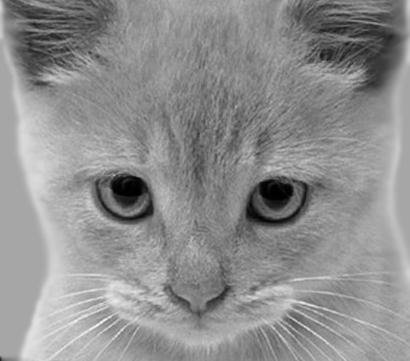
#> input picture EE200 Summer project/cat_gray.jpg, 410 x 361 px
$ jupyter execute --allow-errors ee200_signal_processing.ipynb   (shell and % lines are left out)
#> lines starting #> are read from the running program, lines starting #| are printed output that depends on the picture
# EE200 Summer 2025 - Signal Processing Project
# Image Transforms, Audio Analysis, and Frequency Domain Processing

This notebook covers:
1. Basic Image Operations (resize, crop, rotate)
2. 2D Discrete Fourier Transform (DFT)
3. Frequency Domain Filtering (LPF/HPF)
4. Audio Loading and Waveform Visualization
5. Time-Frequency Analysis (Spectrogram)

[cell 1]
# Cell 1: Setup and Imports
import numpy as np
import matplotlib.pyplot as plt
from PIL import Image
import librosa
import librosa.display
from scipy.fft import fft2, ifft2, fftshift
import os

# Set up inline plotting
plt.style.use('default')

# Get current directory for file paths
base_path = os.path.dirname(os.path.abspath('__file__')) if '__file__' in locals() else os.getcwd()
print(f"Working directory: {base_path}")

---
## Part A: Image Processing

[cell 2]
# Cell 2: Load and Display Original Images
# Load grayscale images
cat_img = Image.open('cat_gray.jpg')
#> cat_img is the input picture: PIL image 410x361 L; min 0, max 254, mean 142.9
dog_img = Image.open('dog_gray.jpg')
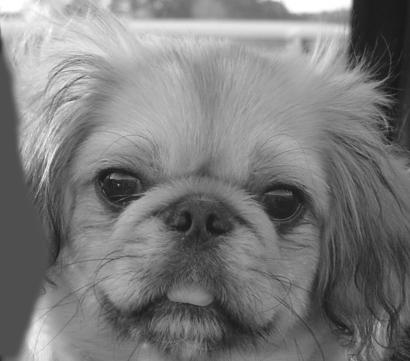
#> input picture EE200 Summer project/dog_gray.jpg, 410 x 361 px
#> dog_img is the input picture: PIL image 410x361 L; min 17, max 255, mean 123.6

# Convert to numpy arrays for processing
cat_array = np.array(cat_img)
dog_array = np.array(dog_img)

print(f"Cat image shape: {cat_array.shape}")
#| Cat image shape: (361, 410)
print(f"Dog image shape: {dog_array.shape}")
#| Dog image shape: (361, 410)
print(f"Cat dtype: {cat_array.dtype}")
#| Cat dtype: uint8
print(f"Dog dtype: {dog_array.dtype}")
#| Dog dtype: uint8

# Display original images
fig, axes = plt.subplots(1, 2, figsize=(12, 5))
axes[0].imshow(cat_img, cmap='gray')
axes[0].set_title('Cat (Grayscale)')
axes[0].axis('off')

axes[1].imshow(dog_img, cmap='gray')
axes[1].set_title('Dog (Grayscale)')
axes[1].axis('off')

plt.tight_layout()
plt.show()

[cell 3]
# Cell 3: Basic Image Operations - Resize, Crop, Rotate
# Resize both images to 200x200
cat_resized = cat_img.resize((200, 200))
dog_resized = dog_img.resize((200, 200))

# Crop: (left, upper, right, lower) coordinates
cat_cropped = cat_img.crop((50, 50, 200, 200))
dog_cropped = dog_img.crop((50, 50, 200, 200))

# Rotate by 45 degrees counter-clockwise
cat_rotated = cat_img.rotate(45)
dog_rotated = dog_img.rotate(45)

# Display all operations for cat image
fig, axes = plt.subplots(1, 4, figsize=(16, 4))

axes[0].imshow(cat_img, cmap='gray')
axes[0].set_title('Original')
axes[0].axis('off')

axes[1].imshow(cat_resized, cmap='gray')
axes[1].set_title('Resized (200x200)')
axes[1].axis('off')

axes[2].imshow(cat_cropped, cmap='gray')
axes[2].set_title('Cropped (50-200)')
axes[2].axis('off')

axes[3].imshow(cat_rotated, cmap='gray')
axes[3].set_title('Rotated (45°)')
axes[3].axis('off')

plt.tight_layout()
plt.show()

print("\nCat image operations completed!")

[cell 4]
# Cell 4: 2D Discrete Fourier Transform (DFT)
# Compute 2D FFT for cat image
cat_fft = fft2(cat_array)
dog_fft = fft2(dog_array)

# Shift zero frequency to center
cat_fft_shift = fftshift(cat_fft)
dog_fft_shift = fftshift(dog_fft)

# Compute magnitude spectrum (log scale for better visualization)
cat_magnitude = np.log(1 + np.abs(cat_fft_shift))
dog_magnitude = np.log(1 + np.abs(dog_fft_shift))

# Compute phase spectrum
cat_phase = np.angle(cat_fft_shift)
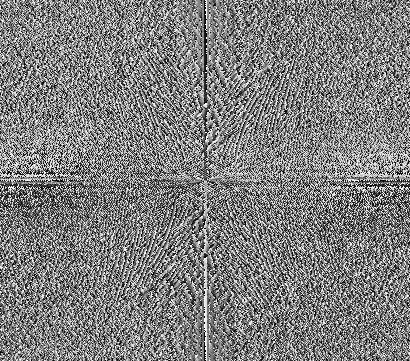
#> cat_phase: shape (361, 410) float64; min -3.14, max 3.14, mean -2.12e-05; drawn with min black and max white
dog_phase = np.angle(dog_fft_shift)
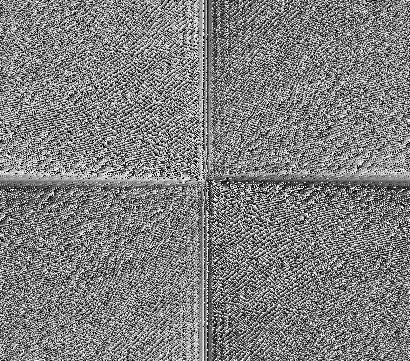
#> dog_phase: shape (361, 410) float64; min -3.14, max 3.14, mean -3.82e-18; drawn with min black and max white

print(f"FFT shape: {cat_fft.shape}")
#| FFT shape: (361, 410)
print(f"Max magnitude (log): {cat_magnitude.max():.2f}")
#| Max magnitude (log): 16.87
print(f"Phase range: [{cat_phase.min():.2f}, {cat_phase.max():.2f}] radians")
#| Phase range: [-3.14, 3.14] radians

# Display magnitude spectra
fig, axes = plt.subplots(1, 2, figsize=(12, 5))

axes[0].imshow(cat_magnitude, cmap='gray')
axes[0].set_title('Cat - Magnitude Spectrum (Log)')
axes[0].axis('off')

axes[1].imshow(dog_magnitude, cmap='gray')
axes[1].set_title('Dog - Magnitude Spectrum (Log)')
axes[1].axis('off')

plt.tight_layout()
plt.show()

[cell 5]
# Cell 5: Display Phase Spectra
# Display phase spectra
fig, axes = plt.subplots(1, 2, figsize=(12, 5))

im1 = axes[0].imshow(cat_phase, cmap='twilight', aspect='auto')
axes[0].set_title('Cat - Phase Spectrum')
axes[0].axis('off')
plt.colorbar(im1, ax=axes[0], fraction=0.046)

im2 = axes[1].imshow(dog_phase, cmap='twilight', aspect='auto')
axes[1].set_title('Dog - Phase Spectrum')
axes[1].axis('off')
plt.colorbar(im2, ax=axes[1], fraction=0.046)

plt.tight_layout()
plt.show()

print("Phase spectra show the phase angle of each frequency component.")
print("The central area contains the DC component and low frequencies.")

[cell 6]
# Cell 6: Frequency Domain Filtering - Create Filter Masks with Multiple Cutoffs
def create_ideal_filter(shape, cutoff, filter_type='low'):
    """
    Create an ideal filter in frequency domain.

    Parameters:
    - shape: tuple (M, N) image dimensions
    - cutoff: cutoff frequency D0
    - filter_type: 'low' for LPF, 'high' for HPF

    Returns:
    - filter mask of same shape
    """
    M, N = shape
    # Create coordinate grids centered at zero
    u = np.arange(-M//2, M//2)
    v = np.arange(-N//2, N//2)
    V, U = np.meshgrid(v, u)

    # Compute distance from center (frequency radius)
    D = np.sqrt(U**2 + V**2)

    if filter_type == 'low':
        # Ideal Low-Pass Filter: 1 inside radius, 0 outside
        H = (D <= cutoff).astype(float)
    else:  # high-pass
        # Ideal High-Pass Filter: 0 inside radius, 1 outside
        H = (D > cutoff).astype(float)

    return H

# Get image dimensions
M, N = cat_array.shape
#> M = 361; N = 410

# Create filters at THREE different cutoffs for visible effects
cutoff_conservative = min(M, N) // 4   # 25% - subtle blur
#> cutoff_conservative = 90
cutoff_default = min(M, N) // 8         # 12.5% - moderate effect
#> cutoff_default = 45
cutoff_aggressive = min(M, N) // 16     # 6.25% - strong blur
#> cutoff_aggressive = 22

print(f"Image dimensions: {M} x {N}")
#| Image dimensions: 361 x 410
print(f"Conservative cutoff (25%): {cutoff_conservative} pixels - subtle blur")
#| Conservative cutoff (25%): 90 pixels - subtle blur
print(f"Default cutoff (12.5%): {cutoff_default} pixels - moderate effect")
#| Default cutoff (12.5%): 45 pixels - moderate effect
print(f"Aggressive cutoff (6.25%): {cutoff_aggressive} pixels - strong blur")
#| Aggressive cutoff (6.25%): 22 pixels - strong blur

# Create LPF masks at all cutoffs
lpf_conservative = create_ideal_filter((M, N), cutoff_conservative, 'low')
lpf_default = create_ideal_filter((M, N), cutoff_default, 'low')
lpf_aggressive = create_ideal_filter((M, N), cutoff_aggressive, 'low')

# Create HPF mask (edges look similar at different cutoffs)
hpf_default = create_ideal_filter((M, N), cutoff_default, 'high')

# Visualize all filter masks for comparison
fig, axes = plt.subplots(1, 4, figsize=(16, 4))

axes[0].imshow(lpf_conservative, cmap='gray')
axes[0].set_title(f'LPF Conservative\n(D0={cutoff_conservative}, 25%)')
axes[0].axis('off')

axes[1].imshow(lpf_default, cmap='gray')
axes[1].set_title(f'LPF Default\n(D0={cutoff_default}, 12.5%)')
axes[1].axis('off')

axes[2].imshow(lpf_aggressive, cmap='gray')
axes[2].set_title(f'LPF Aggressive\n(D0={cutoff_aggressive}, 6.25%)')
axes[2].axis('off')

axes[3].imshow(hpf_default, cmap='gray')
axes[3].set_title(f'HPF Default\n(D0={cutoff_default})')
axes[3].axis('off')

plt.tight_layout()
plt.show()

print("\nFilter masks show which frequencies are passed (white = 1) or blocked (black = 0)")

[cell 7]
# Cell 7: Apply Filters with Multiple Cutoff Comparison
# Apply LPF at different cutoffs to cat image
cat_lpf_conservative = np.real(ifft2(fftshift(cat_fft_shift * lpf_conservative)))
cat_lpf_default = np.real(ifft2(fftshift(cat_fft_shift * lpf_default)))
cat_lpf_aggressive = np.real(ifft2(fftshift(cat_fft_shift * lpf_aggressive)))

# Apply HPF to cat image
cat_hpf = np.real(ifft2(fftshift(cat_fft_shift * hpf_default)))

# Apply LPF at default cutoff to dog image
dog_lpf_default = np.real(ifft2(fftshift(dog_fft_shift * lpf_default)))
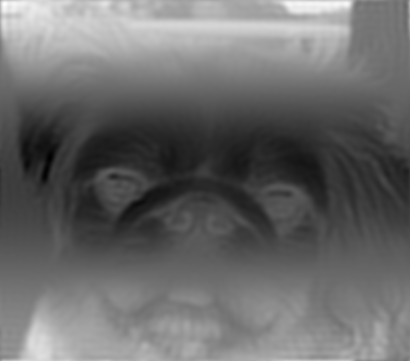
#> dog_lpf_default: shape (361, 410) float64; min -194.8, max 287.6, mean 6.8; drawn with min black and max white

# Apply HPF to dog image
dog_hpf = np.real(ifft2(fftshift(dog_fft_shift * hpf_default)))
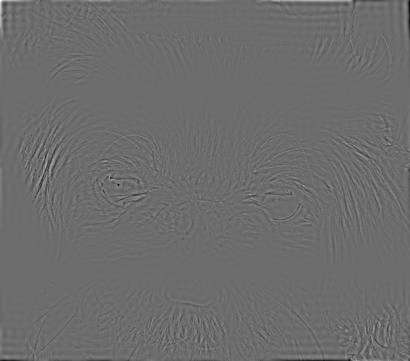
#> dog_hpf: shape (361, 410) float64; min -96.52, max 129, mean 0; drawn with min black and max white

print("Filtering completed successfully!")
print(f"\nCat LPF results:")
print(f"  Conservative (25%): range [{cat_lpf_conservative.min():.2f}, {cat_lpf_conservative.max():.2f}]")
#|   Conservative (25%): range [-218.20, 223.75]
print(f"  Default (12.5%): range [{cat_lpf_default.min():.2f}, {cat_lpf_default.max():.2f}]")
#|   Default (12.5%): range [-217.40, 226.24]
print(f"  Aggressive (6.25%): range [{cat_lpf_aggressive.min():.2f}, {cat_lpf_aggressive.max():.2f}]")
#|   Aggressive (6.25%): range [-217.26, 223.61]
print(f"\nCat HPF result:")
print(f"  Default (12.5%): range [{cat_hpf.min():.2f}, {cat_hpf.max():.2f}]")
#|   Default (12.5%): range [-98.50, 61.71]

[cell 8]
# Cell 8b: Rotate Image and Compare 2D DFT Spectra
# Rotate the cat image anti-clockwise 90 degrees
cat_rotated_90 = cat_img.rotate(90)
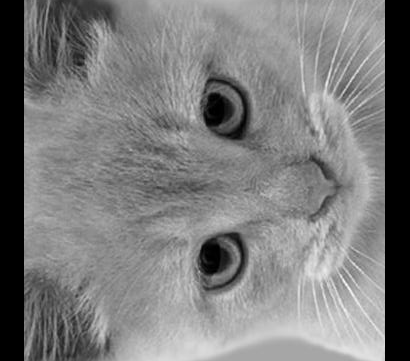
#> cat_rotated_90: PIL image 410x361 L; min 0, max 254, mean 123.8

# Convert to numpy array
cat_rotated_array = np.array(cat_rotated_90)

# Compute 2D DFT of rotated image
cat_rotated_fft = fft2(cat_rotated_array)
cat_rotated_fft_shift = fftshift(cat_rotated_fft)

# Compute magnitude spectrum (log scale)
cat_rotated_magnitude = np.log(1 + np.abs(cat_rotated_fft_shift))
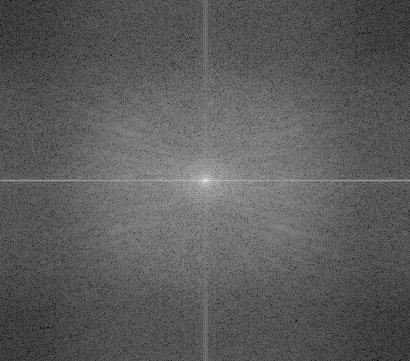
#> cat_rotated_magnitude: shape (361, 410) float64; min 1.33, max 16.72, mean 6.89; drawn with min black and max white

print("=" * 70)
print("ROTATED IMAGE ANALYSIS - 90° Anti-Clockwise Rotation")
print("=" * 70)
print(f"Original shape: {cat_array.shape}")
#| Original shape: (361, 410)
print(f"Rotated shape: {cat_rotated_array.shape}")
#| Rotated shape: (361, 410)

# Display comparison: Original, Rotated, Original FFT, Rotated FFT
fig, axes = plt.subplots(2, 2, figsize=(12, 10))

# Original image
axes[0, 0].imshow(cat_array, cmap='gray')
axes[0, 0].set_title('Original Cat Image')
axes[0, 0].axis('off')

# Rotated image
axes[0, 1].imshow(cat_rotated_array, cmap='gray')
axes[0, 1].set_title('Rotated (90° Anti-Clockwise)')
axes[0, 1].axis('off')

# Original magnitude spectrum
axes[1, 0].imshow(cat_magnitude, cmap='gray')
axes[1, 0].set_title('Original Magnitude Spectrum')
axes[1, 0].axis('off')

# Rotated magnitude spectrum
axes[1, 1].imshow(cat_rotated_magnitude, cmap='gray')
axes[1, 1].set_title('Rotated Magnitude Spectrum')
axes[1, 1].axis('off')

plt.tight_layout()
plt.show()

print("\n" + "=" * 70)
print("OBSERVATIONS - Comparing Original vs Rotated FFT Spectra")
print("=" * 70)
print("""
1. ROTATION EFFECT: When an image is rotated by θ, its Fourier transform
   is also rotated by the same angle θ in the frequency domain.

2. SPECTRAL PATTERN: The rotated FFT shows the same energy distribution
   as the original, but rotated by 90° to match the spatial rotation.

3. MAGNITUDE RELATIONSHIP: |F(u,v)| = |F_rotated(u,v)| after rotation
   - The magnitude of the Fourier transform is rotation-invariant
   - Only the orientation changes, not the magnitude distribution

4. ENERGY CONSERVATION: Both spectra have the same total energy
   - Sum of squared magnitudes is preserved under rotation
   - This demonstrates Parseval's theorem in 2D

5. PRACTICAL IMPLICATION: FFT-based processing (filtering, etc.)
   works the same way regardless of image orientation.
""")

[cell 9]
# Cell 10: Load Audio - Prepare for Audio Processing
# Load the audio file first (before any audio processing)
audio_path = 'song_with_2piccolo.wav'
#> (the rest of this cell did not finish here and is left out)

[cell 10]
# Cell 11: Audio Restoration - Frequency Domain Filtering
# Apply FFT-based LPF and HPF to audio signal and save restored files

print("=" * 70)
print("AUDIO RESTORATION - Frequency Domain Filtering")
print("=" * 70)

# Parameters for audio filtering
audio_D0 = 1000  # Cutoff frequency in Hz

#> (the rest of this cell did not finish here and is left out)

[cell 11]
# Cell 12: Display Audio Waveform
# Normalize audio to [-1, 1] range and plot waveform

print("=" * 70)
print("AUDIO WAVEFORM - Time Domain Representation")
print("=" * 70)

# Normalize audio to [-1, 1] range
#> (the rest of this cell did not finish here and is left out)

[cell 12]
# Cell 13: STFT and Spectrogram - Time-Frequency Analysis
# Compute Short-Time Fourier Transform for spectrogram

print("=" * 70)
print("SPECTROGRAM - Time-Frequency Analysis")
print("=" * 70)

# Compute Short-Time Fourier Transform (STFT)
#> (the rest of this cell did not finish here and is left out)

[cell 13]
# Cell 14: Spectral Analysis - Identify Dominant Frequencies
# Compute power spectral density and find dominant frequencies

print("=" * 70)
print("SPECTRAL ANALYSIS - Dominant Frequency Identification")
print("=" * 70)

# Compute mean spectrum across time
#> (the rest of this cell did not finish here and is left out)

[cell 14]
# Cell 15: Frequency Mixer - Creative Image Fusion
# Fuse two images: one provides structure (low freq), other provides details (high freq)

print("=" * 70)
print("FREQUENCY MIXER - Creative Image Fusion System")
print("=" * 70)
print("""
SYSTEM DESIGN:
==============
The Frequency Mixer combines frequency components from two different images:
- Image A provides LOW frequencies (overall structure/shape)
- Image B provides HIGH frequencies (fine details/texture)

This creates HYBRID images with mixed perceptual information.

MATHEMATICAL FORMULATION:
=========================
H_LPF(u,v) = 1  if sqrt(u² + v²) <= D0 (pass low frequencies)
           = 0  otherwise

H_HPF(u,v) = 0  if sqrt(u² + v²) <= D0 (block low frequencies)
           = 1  otherwise

Mixed_Image(u,v) = F_A(u,v) × H_LPF(u,v) + F_B(u,v) × H_HPF(u,v)

Where F_A and F_B are the FFTs of the two source images.
""")

# Define cutoff frequency for optimal separation
D0 = min(cat_array.shape) // 8  # 12.5% of image dimension
#> D0 = 45

print(f"Cutoff Frequency D0 = {D0} pixels")
#| Cutoff Frequency D0 = 45 pixels
print(f"  - Low freq region: radius <= {D0} pixels (structure)")
#|   - Low freq region: radius <= 45 pixels (structure)
print(f"  - High freq region: radius > {D0} pixels (details)")
#|   - High freq region: radius > 45 pixels (details)

# Create frequency domain filter masks
M, N = cat_array.shape
u = np.arange(-M//2, M//2)
#> u = 361 values from -181 to 179
v = np.arange(-N//2, N//2)
#> v = 410 values from -205 to 204
V, U = np.meshgrid(v, u)
D = np.sqrt(U**2 + V**2)

lpf_mask = (D <= D0).astype(float)   # Low-pass: structure
hpf_mask = (D > D0).astype(float)    # High-pass: details

# Compute FFT of both images (centered)
cat_fft = fftshift(fft2(cat_array))
dog_fft = fftshift(fft2(dog_array))

# Create mixed images
# Mix 1: Cat structure + Dog details
mixed_fft_1 = (cat_fft * lpf_mask) + (dog_fft * hpf_mask)
mixed_1 = np.real(ifft2(fftshift(mixed_fft_1)))
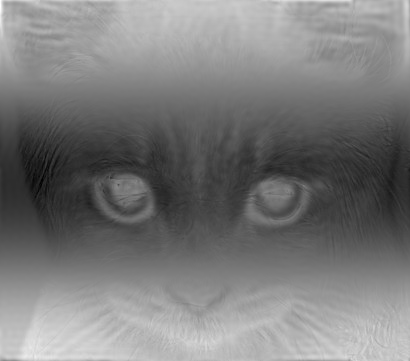
#> mixed_1: shape (361, 410) float64; min -263.7, max 281.7, mean -0.4; drawn with min black and max white

# Mix 2: Dog structure + Cat details
mixed_fft_2 = (dog_fft * lpf_mask) + (cat_fft * hpf_mask)
mixed_2 = np.real(ifft2(fftshift(mixed_fft_2)))

# Display the frequency mixer system - Creative Visualization
fig = plt.figure(figsize=(18, 12))

# Row 1: Source images and filter masks
ax1 = fig.add_subplot(3, 4, 1)
ax1.imshow(cat_array, cmap='gray')
ax1.set_title('Image A: Cat\n(provides STRUCTURE)', fontsize=10)
ax1.axis('off')

ax2 = fig.add_subplot(3, 4, 2)
ax2.imshow(dog_array, cmap='gray')
ax2.set_title('Image B: Dog\n(provides DETAILS)', fontsize=10)
ax2.axis('off')

ax3 = fig.add_subplot(3, 4, 3)
im3 = ax3.imshow(lpf_mask, cmap='Blues')
ax3.set_title(f'LPF Mask (D0={D0})\nStructure Filter', fontsize=10)
ax3.axis('off')
plt.colorbar(im3, ax=ax3, fraction=0.046)

ax4 = fig.add_subplot(3, 4, 4)
im4 = ax4.imshow(hpf_mask, cmap='Oranges')
ax4.set_title(f'HPF Mask (D0={D0})\nDetails Filter', fontsize=10)
ax4.axis('off')
plt.colorbar(im4, ax=ax4, fraction=0.046)

# Row 2: FFT magnitude spectra
cat_mag = np.log(1 + np.abs(cat_fft))
dog_mag = np.log(1 + np.abs(dog_fft))
mixed_mag_1 = np.log(1 + np.abs(mixed_fft_1))

ax5 = fig.add_subplot(3, 4, 5)
ax5.imshow(cat_mag, cmap='gray')
ax5.set_title('FFT: Cat\n(Low freq dominant)', fontsize=10)
ax5.axis('off')

ax6 = fig.add_subplot(3, 4, 6)
ax6.imshow(dog_mag, cmap='gray')
ax6.set_title('FFT: Dog\n(High freq dominant)', fontsize=10)
ax6.axis('off')

ax7 = fig.add_subplot(3, 4, 7)
ax7.imshow(lpf_mask * cat_mag, cmap='gray')
ax7.set_title(f'Cat × LPF\n(Low freq extracted)', fontsize=10)
ax7.axis('off')

ax8 = fig.add_subplot(3, 4, 8)
ax8.imshow(hpf_mask * dog_mag, cmap='gray')
ax8.set_title(f'Dog × HPF\n(High freq extracted)', fontsize=10)
ax8.axis('off')

# Row 3: Final mixed results
ax9 = fig.add_subplot(3, 4, 9)
ax9.imshow(cat_array, cmap='gray')
ax9.set_title('Original: Cat', fontsize=10)
ax9.axis('off')

ax10 = fig.add_subplot(3, 4, 10)
ax10.imshow(dog_array, cmap='gray')
ax10.set_title('Original: Dog', fontsize=10)
ax10.axis('off')

ax11 = fig.add_subplot(3, 4, 11)
ax11.imshow(np.clip(mixed_1, 0, 255), cmap='gray')
ax11.set_title('🎨 MIXED: Cat STRUCTURE\n+ Dog DETAILS', fontsize=10, color='blue')
ax11.axis('off')

ax12 = fig.add_subplot(3, 4, 12)
ax12.imshow(np.clip(mixed_2, 0, 255), cmap='gray')
ax12.set_title('🎨 MIXED: Dog STRUCTURE\n+ Cat DETAILS', fontsize=10, color='blue')
ax12.axis('off')

plt.tight_layout()
plt.show()

# Plot 2D Transfer Functions as 3D surfaces
fig = plt.figure(figsize=(18, 5))

# LPF Transfer Function (3D surface)
ax1 = fig.add_subplot(131, projection='3d')
Z_lpf = lpf_mask
ax1.plot_surface(V, U, Z_lpf, cmap='Blues', alpha=0.9)
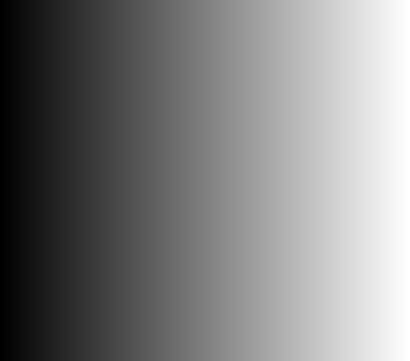
#> V: shape (361, 410) int64; min -205, max 204, mean -0.5; drawn with min black and max white
ax1.set_title('LPF Transfer Function\nH_LPF(u,v) = 1 inside D0', fontsize=11)
ax1.set_xlabel('u (frequency)')
ax1.set_ylabel('v (frequency)')
ax1.set_zlabel('H(u,v)')
ax1.view_init(elev=30, azim=45)

# HPF Transfer Function (3D surface)
ax2 = fig.add_subplot(132, projection='3d')
Z_hpf = hpf_mask
ax2.plot_surface(V, U, Z_hpf, cmap='Oranges', alpha=0.9)
ax2.set_title('HPF Transfer Function\nH_HPF(u,v) = 1 outside D0', fontsize=11)
ax2.set_xlabel('u (frequency)')
ax2.set_ylabel('v (frequency)')
ax2.set_zlabel('H(u,v)')
ax2.view_init(elev=30, azim=45)

# Combined Mixer Transfer Function
ax3 = fig.add_subplot(133, projection='3d')
Z_mixer = np.where(D <= D0, 1, 2).astype(float)
ax3.plot_surface(V, U, Z_mixer, cmap='coolwarm', alpha=0.9)
ax3.set_title('Mixer Transfer Function\n1=Structure, 2=Details', fontsize=11)
ax3.set_xlabel('u (frequency)')
ax3.set_ylabel('v (frequency)')
ax3.set_zlabel('Source Image')
ax3.view_init(elev=30, azim=45)

plt.tight_layout()
plt.show()
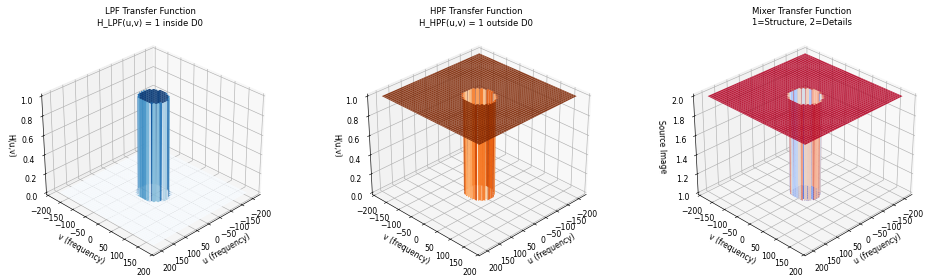
#> figure drawn by matplotlib, 3 panels

print("\n" + "=" * 70)
print("FREQUENCY MIXER - Analysis & Observations")
print("=" * 70)
print(f"""
RESULTS:
========
Mix 1 (Cat structure + Dog details):
  - Contains the overall SHAPE/FORM of the cat
  - Surface TEXTURE/DETAILS from the dog

Mix 2 (Dog structure + Cat details):
  - Contains the overall SHAPE/FORM of the dog
  - Surface TEXTURE/DETAILS from the cat

TRANSFER FUNCTIONS:
===================
|  Region  |    Radius    | Passes | Contains |
|----------|-------------|--------|----------|
| Low Freq | r <= {D0:4d} px | LPF   | Structure |
| High Freq| r >  {D0:4d} px | HPF   | Details   |

APPLICATIONS:
=============
• Image blending and artistic effects
• Medical imaging (CT + MRI fusion)
• Multi-focus photography combination
• Texture transfer between images
""")
#| RESULTS:
#| ========
#| Mix 1 (Cat structure + Dog details):
#|   - Contains the overall SHAPE/FORM of the cat
#|   - Surface TEXTURE/DETAILS from the dog
#| Mix 2 (Dog structure + Cat details):
#|   - Contains the overall SHAPE/FORM of the dog
#|   - Surface TEXTURE/DETAILS from the cat
#| TRANSFER FUNCTIONS:
#| ===================
#| |  Region  |    Radius    | Passes | Contains |
#| |----------|-------------|--------|----------|
#> (further printed lines are left out)

print("=" * 70)
print("FREQUENCY MIXER COMPLETE")
print("=" * 70)
